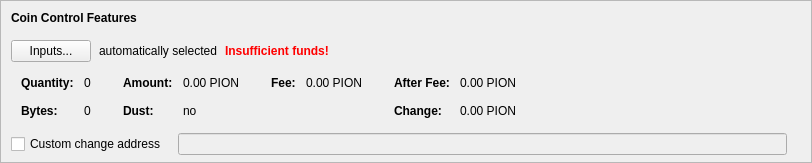
    <widget class="QFrame" name="frameCoinControl">
     <property name="sizePolicy">
      <sizepolicy hsizetype="Expanding" vsizetype="Expanding">
       <horstretch>0</horstretch>
       <verstretch>0</verstretch>
      </sizepolicy>
     </property>
     <property name="maximumSize">
      <size>
       <width>16777215</width>
       <height>16777215</height>
      </size>
     </property>
     <property name="frameShape">
      <enum>QFrame::StyledPanel</enum>
     </property>
     <property name="frameShadow">
      <enum>QFrame::Sunken</enum>
     </property>
     <layout class="QVBoxLayout" name="verticalLayoutCoinControl2">
      <property name="spacing">
       <number>0</number>
      </property>
      <property name="leftMargin">
       <number>0</number>
      </property>
      <property name="topMargin">
       <number>0</number>
      </property>
      <property name="rightMargin">
       <number>0</number>
      </property>
      <property name="bottomMargin">
       <number>6</number>
      </property>
      <item>
       <layout class="QVBoxLayout" name="verticalLayoutCoinControl" stretch="0,0,0,0,1">
        <property name="spacing">
         <number>0</number>
        </property>
        <property name="leftMargin">
         <number>10</number>
        </property>
        <property name="topMargin">
         <number>10</number>
        </property>
        <item>
         <layout class="QHBoxLayout" name="horizontalLayoutCoinControl1">
          <property name="bottomMargin">
           <number>15</number>
          </property>
          <item>
           <widget class="QLabel" name="labelCoinControlFeatures">
            <property name="sizePolicy">
             <sizepolicy hsizetype="Preferred" vsizetype="Maximum">
              <horstretch>0</horstretch>
              <verstretch>0</verstretch>
             </sizepolicy>
            </property>
            <property name="font">
             <font>
              <weight>75</weight>
              <bold>true</bold>
             </font>
            </property>
            <property name="styleSheet">
             <string notr="true">font-weight:bold;</string>
            </property>
            <property name="text">
             <string>Coin Control Features</string>
            </property>
           </widget>
          </item>
         </layout>
        </item>
        <item>
         <layout class="QHBoxLayout" name="horizontalLayoutCoinControl2" stretch="0,0,0,0">
          <property name="spacing">
           <number>8</number>
          </property>
          <property name="bottomMargin">
           <number>10</number>
          </property>
          <item>
           <widget class="QPushButton" name="pushButtonCoinControl">
            <property name="styleSheet">
             <string notr="true"/>
            </property>
            <property name="text">
             <string>Inputs...</string>
            </property>
            <property name="autoDefault">
             <bool>false</bool>
            </property>
           </widget>
          </item>
          <item>
           <widget class="QLabel" name="labelCoinControlAutomaticallySelected">
            <property name="text">
             <string>automatically selected</string>
            </property>
            <property name="margin">
             <number>5</number>
            </property>
           </widget>
          </item>
          <item>
           <widget class="QLabel" name="labelCoinControlInsuffFunds">
            <property name="font">
             <font>
              <weight>75</weight>
              <bold>true</bold>
             </font>
            </property>
            <property name="styleSheet">
             <string notr="true">color:red;font-weight:bold;</string>
            </property>
            <property name="text">
             <string>Insufficient funds!</string>
            </property>
            <property name="margin">
             <number>5</number>
            </property>
           </widget>
          </item>
          <item>
           <spacer name="horizontalSpacerCoinControl">
            <property name="orientation">
             <enum>Qt::Horizontal</enum>
            </property>
            <property name="sizeHint" stdset="0">
             <size>
              <width>40</width>
              <height>1</height>
             </size>
            </property>
           </spacer>
          </item>
         </layout>
        </item>
        <item>
         <widget class="QWidget" name="widgetCoinControl" native="true">
          <property name="sizePolicy">
           <sizepolicy hsizetype="Preferred" vsizetype="Preferred">
            <horstretch>0</horstretch>
            <verstretch>0</verstretch>
           </sizepolicy>
          </property>
          <property name="minimumSize">
           <size>
            <width>0</width>
            <height>0</height>
           </size>
          </property>
          <property name="styleSheet">
           <string notr="true"/>
          </property>
          <layout class="QHBoxLayout" name="horizontalLayoutCoinControl5">
           <property name="leftMargin">
            <number>0</number>
           </property>
           <property name="topMargin">
            <number>0</number>
           </property>
           <property name="rightMargin">
            <number>0</number>
           </property>
           <property name="bottomMargin">
            <number>0</number>
           </property>
           <item>
            <layout class="QHBoxLayout" name="horizontalLayoutCoinControl3" stretch="0,0,0,1">
             <property name="spacing">
              <number>20</number>
             </property>
             <property name="topMargin">
              <number>0</number>
             </property>
             <property name="bottomMargin">
              <number>10</number>
             </property>
             <item>
              <layout class="QFormLayout" name="formLayoutCoinControl1">
               <property name="horizontalSpacing">
                <number>10</number>
               </property>
               <property name="verticalSpacing">
                <number>14</number>
               </property>
               <property name="leftMargin">
                <number>10</number>
               </property>
               <property name="topMargin">
                <number>4</number>
               </property>
               <property name="rightMargin">
                <number>6</number>
               </property>
               <item row="0" column="0">
                <widget class="QLabel" name="labelCoinControlQuantityText">
                 <property name="font">
                  <font>
                   <weight>75</weight>
                   <bold>true</bold>
                  </font>
                 </property>
                 <property name="text">
                  <string>Quantity:</string>
                 </property>
                 <property name="margin">
                  <number>0</number>
                 </property>
                </widget>
               </item>
               <item row="0" column="1">
                <widget class="QLabel" name="labelCoinControlQuantity">
                 <property name="cursor">
                  <cursorShape>IBeamCursor</cursorShape>
                 </property>
                 <property name="contextMenuPolicy">
                  <enum>Qt::ActionsContextMenu</enum>
                 </property>
                 <property name="text">
                  <string notr="true">0</string>
                 </property>
                 <property name="margin">
                  <number>0</number>
                 </property>
                 <property name="textInteractionFlags">
                  <set>Qt::LinksAccessibleByMouse|Qt::TextSelectableByKeyboard|Qt::TextSelectableByMouse</set>
                 </property>
                </widget>
               </item>
               <item row="1" column="0">
                <widget class="QLabel" name="labelCoinControlBytesText">
                 <property name="font">
                  <font>
                   <weight>75</weight>
                   <bold>true</bold>
                  </font>
                 </property>
                 <property name="text">
                  <string>Bytes:</string>
                 </property>
                </widget>
               </item>
               <item row="1" column="1">
                <widget class="QLabel" name="labelCoinControlBytes">
                 <property name="cursor">
                  <cursorShape>IBeamCursor</cursorShape>
                 </property>
                 <property name="contextMenuPolicy">
                  <enum>Qt::ActionsContextMenu</enum>
                 </property>
                 <property name="text">
                  <string notr="true">0</string>
                 </property>
                 <property name="textInteractionFlags">
                  <set>Qt::LinksAccessibleByMouse|Qt::TextSelectableByKeyboard|Qt::TextSelectableByMouse</set>
                 </property>
                </widget>
               </item>
              </layout>
             </item>
             <item>
              <layout class="QFormLayout" name="formLayoutCoinControl2">
               <property name="horizontalSpacing">
                <number>10</number>
               </property>
               <property name="verticalSpacing">
                <number>14</number>
               </property>
               <property name="leftMargin">
                <number>6</number>
               </property>
               <property name="topMargin">
                <number>4</number>
               </property>
               <property name="rightMargin">
                <number>6</number>
               </property>
               <item row="0" column="0">
                <widget class="QLabel" name="labelCoinControlAmountText">
                 <property name="font">
                  <font>
                   <weight>75</weight>
                   <bold>true</bold>
                  </font>
                 </property>
                 <property name="text">
                  <string>Amount:</string>
                 </property>
                 <property name="margin">
                  <number>0</number>
                 </property>
                </widget>
               </item>
               <item row="0" column="1">
                <widget class="QLabel" name="labelCoinControlAmount">
                 <property name="cursor">
                  <cursorShape>IBeamCursor</cursorShape>
                 </property>
                 <property name="contextMenuPolicy">
                  <enum>Qt::ActionsContextMenu</enum>
                 </property>
                 <property name="text">
                  <string notr="true">0.00 PION</string>
                 </property>
                 <property name="textInteractionFlags">
                  <set>Qt::LinksAccessibleByMouse|Qt::TextSelectableByKeyboard|Qt::TextSelectableByMouse</set>
                 </property>
                </widget>
               </item>
               <item row="1" column="0">
                <widget class="QLabel" name="labelCoinControlLowOutputText">
                 <property name="font">
                  <font>
                   <weight>75</weight>
                   <bold>true</bold>
                  </font>
                 </property>
                 <property name="text">
                  <string>Dust:</string>
                 </property>
                </widget>
               </item>
               <item row="1" column="1">
                <widget class="QLabel" name="labelCoinControlLowOutput">
                 <property name="cursor">
                  <cursorShape>IBeamCursor</cursorShape>
                 </property>
                 <property name="contextMenuPolicy">
                  <enum>Qt::ActionsContextMenu</enum>
                 </property>
                 <property name="text">
                  <string notr="true">no</string>
                 </property>
                 <property name="textInteractionFlags">
                  <set>Qt::LinksAccessibleByMouse|Qt::TextSelectableByKeyboard|Qt::TextSelectableByMouse</set>
                 </property>
                </widget>
               </item>
              </layout>
             </item>
             <item>
              <layout class="QFormLayout" name="formLayoutCoinControl3">
               <property name="horizontalSpacing">
                <number>10</number>
               </property>
               <property name="verticalSpacing">
                <number>14</number>
               </property>
               <property name="leftMargin">
                <number>6</number>
               </property>
               <property name="topMargin">
                <number>4</number>
               </property>
               <property name="rightMargin">
                <number>6</number>
               </property>
               <item row="0" column="0">
                <widget class="QLabel" name="labelCoinControlFeeText">
                 <property name="font">
                  <font>
                   <weight>75</weight>
                   <bold>true</bold>
                  </font>
                 </property>
                 <property name="text">
                  <string>Fee:</string>
                 </property>
                 <property name="margin">
                  <number>0</number>
                 </property>
                </widget>
               </item>
               <item row="0" column="1">
                <widget class="QLabel" name="labelCoinControlFee">
                 <property name="cursor">
                  <cursorShape>IBeamCursor</cursorShape>
                 </property>
                 <property name="contextMenuPolicy">
                  <enum>Qt::ActionsContextMenu</enum>
                 </property>
                 <property name="text">
                  <string notr="true">0.00 PION</string>
                 </property>
                 <property name="textInteractionFlags">
                  <set>Qt::LinksAccessibleByMouse|Qt::TextSelectableByKeyboard|Qt::TextSelectableByMouse</set>
                 </property>
                </widget>
               </item>
              </layout>
             </item>
             <item>
              <layout class="QFormLayout" name="formLayoutCoinControl4">
               <property name="horizontalSpacing">
                <number>10</number>
               </property>
               <property name="verticalSpacing">
                <number>14</number>
               </property>
               <property name="leftMargin">
                <number>6</number>
               </property>
               <property name="topMargin">
                <number>4</number>
               </property>
               <property name="rightMargin">
                <number>6</number>
               </property>
               <item row="0" column="0">
                <widget class="QLabel" name="labelCoinControlAfterFeeText">
                 <property name="font">
                  <font>
                   <weight>75</weight>
                   <bold>true</bold>
                  </font>
                 </property>
                 <property name="text">
                  <string>After Fee:</string>
                 </property>
                 <property name="margin">
                  <number>0</number>
                 </property>
                </widget>
               </item>
               <item row="0" column="1">
                <widget class="QLabel" name="labelCoinControlAfterFee">
                 <property name="cursor">
                  <cursorShape>IBeamCursor</cursorShape>
                 </property>
                 <property name="contextMenuPolicy">
                  <enum>Qt::ActionsContextMenu</enum>
                 </property>
                 <property name="text">
                  <string notr="true">0.00 PION</string>
                 </property>
                 <property name="textInteractionFlags">
                  <set>Qt::LinksAccessibleByMouse|Qt::TextSelectableByKeyboard|Qt::TextSelectableByMouse</set>
                 </property>
                </widget>
               </item>
               <item row="1" column="0">
                <widget class="QLabel" name="labelCoinControlChangeText">
                 <property name="font">
                  <font>
                   <weight>75</weight>
                   <bold>true</bold>
                  </font>
                 </property>
                 <property name="text">
                  <string>Change:</string>
                 </property>
                </widget>
               </item>
               <item row="1" column="1">
                <widget class="QLabel" name="labelCoinControlChange">
                 <property name="cursor">
                  <cursorShape>IBeamCursor</cursorShape>
                 </property>
                 <property name="contextMenuPolicy">
                  <enum>Qt::ActionsContextMenu</enum>
                 </property>
                 <property name="text">
                  <string notr="true">0.00 PION</string>
                 </property>
                 <property name="textInteractionFlags">
                  <set>Qt::LinksAccessibleByMouse|Qt::TextSelectableByKeyboard|Qt::TextSelectableByMouse</set>
                 </property>
                </widget>
               </item>
              </layout>
             </item>
            </layout>
           </item>
          </layout>
         </widget>
        </item>
        <item>
         <layout class="QHBoxLayout" name="horizontalLayoutCoinControl4" stretch="0,0,0">
          <property name="spacing">
           <number>12</number>
          </property>
          <property name="sizeConstraint">
           <enum>QLayout::SetDefaultConstraint</enum>
          </property>
          <property name="topMargin">
           <number>5</number>
          </property>
          <property name="rightMargin">
           <number>5</number>
          </property>
          <item>
           <widget class="QCheckBox" name="checkBoxCoinControlChange">
            <property name="toolTip">
             <string>If this is activated, but the change address is empty or invalid, change will be sent to a newly generated address.</string>
            </property>
            <property name="text">
             <string>Custom change address</string>
            </property>
           </widget>
          </item>
          <item>
           <widget class="QValidatedLineEdit" name="lineEditCoinControlChange">
            <property name="enabled">
             <bool>false</bool>
            </property>
            <property name="sizePolicy">
             <sizepolicy hsizetype="Expanding" vsizetype="Fixed">
              <horstretch>0</horstretch>
              <verstretch>0</verstretch>
             </sizepolicy>
            </property>
           </widget>
          </item>
          <item>
           <widget class="QLabel" name="labelCoinControlChangeLabel">
            <property name="sizePolicy">
             <sizepolicy hsizetype="Preferred" vsizetype="Expanding">
              <horstretch>0</horstretch>
              <verstretch>0</verstretch>
             </sizepolicy>
            </property>
            <property name="minimumSize">
             <size>
              <width>0</width>
              <height>0</height>
             </size>
            </property>
            <property name="text">
             <string/>
            </property>
            <property name="margin">
             <number>3</number>
            </property>
           </widget>
          </item>
         </layout>
        </item>
        <item>
         <spacer name="verticalSpacerCoinControl">
          <property name="orientation">
           <enum>Qt::Vertical</enum>
          </property>
          <property name="sizeHint" stdset="0">
           <size>
            <width>800</width>
            <height>1</height>
           </size>
          </property>
         </spacer>
        </item>
       </layout>
      </item>
     </layout>
    </widget>
